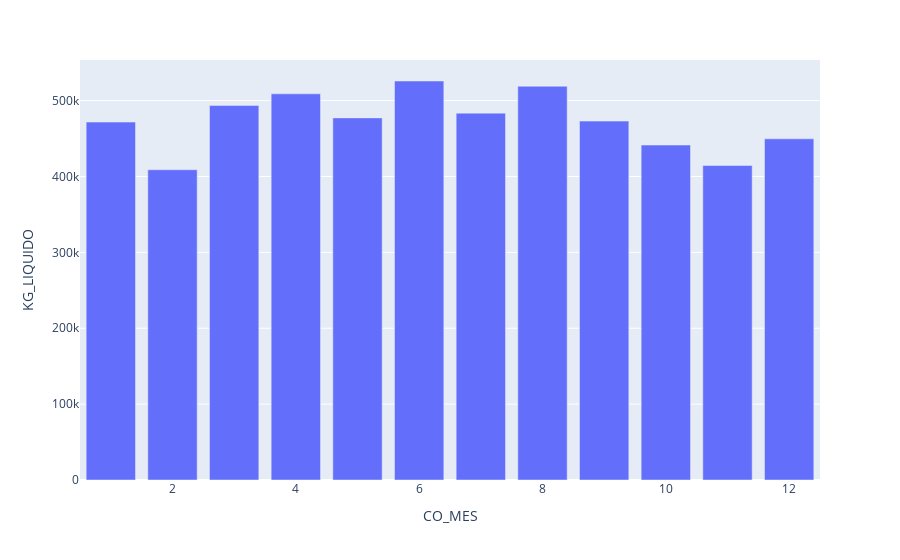

Notebook source saved alongside this figure:
### Code cell
fig = px.bar(data.groupby(by = 'CO_MES')['KG_LIQUIDO'].mean().reset_index(), x='CO_MES', y='KG_LIQUIDO')
fig.show()

### Figure 1 — Plotly figure (JSON) as saved in the notebook; plotly's stock layout.template omitted (floating-point values rounded to 4 significant figures)
{"data": [{"alignmentgroup": "True", "hovertemplate": "CO_MES=%{x}<br>KG_LIQUIDO=%{y}<extra></extra>", "legendgroup": "", "marker": {"color": "#636efa", "pattern": {"shape": ""}}, "name": "", "offsetgroup": "", "orientation": "v", "showlegend": false, "textposition": "auto", "type": "bar", "x": [1, 2, 3, 4, 5, 6, 7, 8, 9, 10, 11, 12], "xaxis": "x", "y": [471700.0, 408900.0, 493600.0, 508900.0, 477200.0, 525900.0, 483500.0, 518900.0, 473000.0, 441400.0, 414500.0, 449700.0], "yaxis": "y"}], "layout": {"barmode": "relative", "legend": {"tracegroupgap": 0}, "margin": {"t": 60}, "xaxis": {"anchor": "y", "domain": [0, 1], "title": {"text": "CO_MES"}}, "yaxis": {"anchor": "x", "domain": [0, 1], "title": {"text": "KG_LIQUIDO"}}}}
